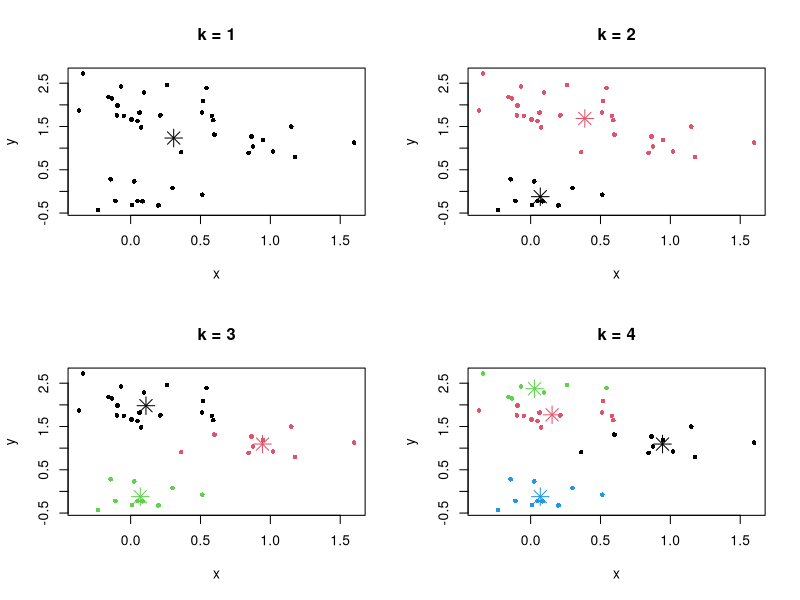

This chart was generated by the following R code: (Note: this script raises an error after producing the figure.)
## ---- chunk 1
# Data with 3 clusters
set.seed(23456789)
n <- 20
x <- rbind(matrix(rnorm(n, sd = 0.3), ncol = 2),
           cbind(rnorm(n, sd = 0.3), rnorm(n, mean = 2, sd = 0.3)),
           matrix(rnorm(n, mean = 1, sd = 0.3), ncol = 2))
colnames(x) <- c("x", "y")

par(mfrow = c(2, 2))
for (k in 1:4) {
  set.seed(23456789)
  cl <- kmeans(x, centers = k, nstart = 20)
  plot(x, col = cl$cluster, pch = 16, cex = 0.75, main = paste("k =", k))
  points(cl$centers, col = 1:k, pch = 8, cex = 2)
}
## ---- chunk 2
library(RcmdrMisc)
library(car)
laliga <- readXL("datasets/la-liga-2015-2016.xlsx")
rownames(laliga) <- laliga$Team
laliga$Team <- NULL
## ---- chunk 3
# We consider only a smaller dataset (Points and Yellow.cards)
head(laliga, 2)
pointsCards <-  laliga[, c(1, 17)]
plot(pointsCards)

# kmeans uses a random initialization of the clusters, so the results may vary
# from one call to another. We use set.seed() to have reproducible outputs.
set.seed(2345678)

# kmeans call:
# - centers is the k, the number of clusters. 
# - nstart indicates how many different starting assignments should be considered 
# (useful for avoiding suboptimal clusterings)
k <- 2
km <- kmeans(pointsCards, centers = k, nstart = 20)

# What is inside km?
km
str(km)

# between_SS / total_SS gives a criterion to select k similar to PCA.
# Recall that between_SS / total_SS = 100% if k = n 

# Centroids of each cluster
km$centers

# Assignments of observations to the k clusters
km$cluster

# Plot data wih colors according to clusters
plot(pointsCards, col = km$cluster)

# Add the names of the observations above the points
text(x = pointsCards, labels = rownames(pointsCards), col = km$cluster, 
     pos = 3, cex = 0.75)

# Clustering with k = 3
k <- 3
set.seed(2345678)
km <- kmeans(pointsCards, centers = k, nstart = 20)
plot(pointsCards, col = km$cluster)
text(x = pointsCards, labels = rownames(pointsCards), col = km$cluster, 
     pos = 3, cex = 0.75)

# Clustering with k = 4
k <- 4
set.seed(2345678)
km <- kmeans(pointsCards, centers = k, nstart = 20)
plot(pointsCards, col = km$cluster)
text(x = pointsCards, labels = rownames(pointsCards), col = km$cluster, 
     pos = 3, cex = 0.75)
## ---- chunk 4
# Work with standardized data (and remove Matches)
laligaStd <- data.frame(scale(laliga[, -2]))

# Clustering with all the variables - unstandardized data
set.seed(345678)
kme <- kmeans(laliga, centers = 3, nstart = 20)
kme$cluster
table(kme$cluster)

# Clustering with all the variables - standardized data
set.seed(345678)
kme <- kmeans(laligaStd, centers = 3, nstart = 20)
kme$cluster
table(kme$cluster)

# PCA
pca <- princomp(laliga[, -2], cor = TRUE)
summary(pca)

# Biplot (the scores of the first two PCs)
biplot(pca)

# Redo the biplot with colors indicating the cluster assignments
plot(pca$scores[, 1:2], col = kme$cluster)
text(x = pca$scores[, 1:2], labels = rownames(pca$scores), pos = 3, col = kme$cluster)

# Recall: this is a visualization with PC1 and PC2 of the clustering done with all the variables,
# not just PC1 and PC2

# Clustering with only the first two PCs - different and less accurate result, but still insightful
set.seed(345678)
kme2 <- kmeans(pca$scores[, 1:2], centers = 3, nstart = 20)
plot(pca$scores[, 1:2], col = kme2$cluster)
text(x = pca$scores[, 1:2], labels = rownames(pca$scores), pos = 3, col = kme2$cluster)
## ---- chunk 5
# Load data and scale it
data(USArrests)
USArrests <- as.data.frame(scale(USArrests))

# Statistics -> Dimensional Analysis -> Clustering -> k-means cluster analysis...
.cluster <-  KMeans(model.matrix(~-1 + Assault + Murder + Rape + UrbanPop, USArrests), 
  centers = 2, iter.max = 10, num.seeds = 10)
.cluster$size # Cluster Sizes
.cluster$centers # Cluster Centroids
.cluster$withinss # Within Cluster Sum of Squares
.cluster$tot.withinss # Total Within Sum of Squares
.cluster$betweenss # Between Cluster Sum of Squares
remove(.cluster)
.cluster <-  KMeans(model.matrix(~-1 + Assault + Murder + Rape + UrbanPop, USArrests), 
  centers = 2, iter.max = 10, num.seeds = 10)
.cluster$size # Cluster Sizes
.cluster$centers # Cluster Centroids
.cluster$withinss # Within Cluster Sum of Squares
.cluster$tot.withinss # Total Within Sum of Squares
.cluster$betweenss # Between Cluster Sum of Squares
biplot(princomp(model.matrix(~-1 + Assault + Murder + Rape + UrbanPop, USArrests)), 
  xlabs = as.character(.cluster$cluster))
USArrests$KMeans <- assignCluster(model.matrix(~-1 + Assault + Murder + Rape + UrbanPop, 
  USArrests), USArrests, .cluster$cluster)
remove(.cluster)
## ---- chunk 6
# Data with 3 clusters
set.seed(23456789)
n <- 10
x <- rbind(matrix(rnorm(n, sd = 0.3), ncol = 2),
           cbind(rnorm(n, sd = 0.3), rnorm(n, mean = 2, sd = 0.3)),
           matrix(rnorm(n, mean = 1, sd = 0.3), ncol = 2))
colnames(x) <- c("x", "y")

par(mfrow = c(2, 2))
plot(x, type = "n", cex = 0.75, main = "Data")
text(x, labels = as.character(1:(2 * n)))
for (method in c("average", "complete", "single")) {
  set.seed(23456789)
  cl <- hclust(dist(x), method = method)
  plot(cl, main = method)
}
## ---- chunk 7
# Compute dissimilary matrix - in this case Euclidean distance
d <- dist(laligaStd)

# Hierarchical clustering with complete linkage
treeComp <- hclust(d, method = "complete")
plot(treeComp)

# With average linkage
treeAve <- hclust(d, method = "average")
plot(treeAve)

# With single linkage
treeSingle <- hclust(d, method = "single")
plot(treeSingle) # Chaining

# Set the number of clusters after inspecting visually the dendogram for "long" groups of hanging leaves
# These are the cluster assignments
cutree(treeComp, k = 2) # (Barcelona, Real Madrid) and (rest)
cutree(treeComp, k = 3) # (Barcelona, Real Madrid), (Atlético Madrid) and (rest)

# Compare differences - treeComp makes more sense than treeAve
cutree(treeComp, k = 4) 
cutree(treeAve, k = 4) 

# We can plot the results in the first two PCs, as we did in k-means
cluster <- cutree(treeComp, k = 2)
plot(pca$scores[, 1:2], col = cluster)
text(x = pca$scores[, 1:2], labels = rownames(pca$scores), pos = 3, col = cluster)

cluster <- cutree(treeComp, k = 3)
plot(pca$scores[, 1:2], col = cluster)
text(x = pca$scores[, 1:2], labels = rownames(pca$scores), pos = 3, col = cluster)

cluster <- cutree(treeComp, k = 4)
plot(pca$scores[, 1:2], col = cluster)
text(x = pca$scores[, 1:2], labels = rownames(pca$scores), pos = 3, col = cluster)
## ---- chunk 8
# Load data
data(iris)

# The fifth variable is a factor
head(iris)

# Compute dissimilarity matrix using the Gower dissimilarity measure
# This dissimilarity is able to handle both numerical and categorical variables
# daisy automatically detects whether there are factors present in the data and applies Gower
# (otherwise it applies the Euclidean distance)
library(cluster)
d <- daisy(iris)
tree <- hclust(d)

# 3 main clusters
plot(tree)

# The clusters correspond to the Species
cutree(tree, k = 3)
table(iris$Species, cutree(tree, k = 3))
## ---- chunk 9
HClust.1 <- hclust(dist(model.matrix(~-1 + Assault+Murder+Rape+UrbanPop, USArrests)) , 
  method= "complete")
plot(HClust.1, main= "Cluster Dendrogram for Solution HClust.1", xlab= 
  "Observation Number in Data Set USArrests", sub="Method=complete; Distance=euclidian")
